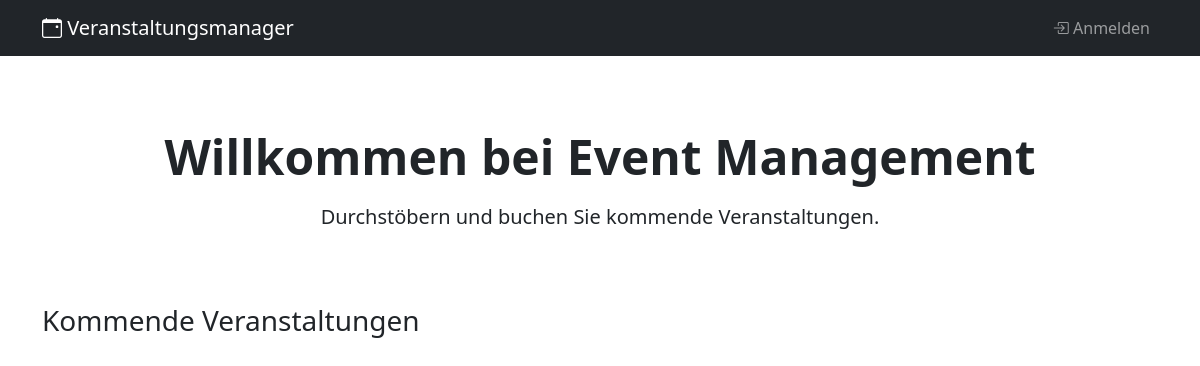
Before: / with the older database file.
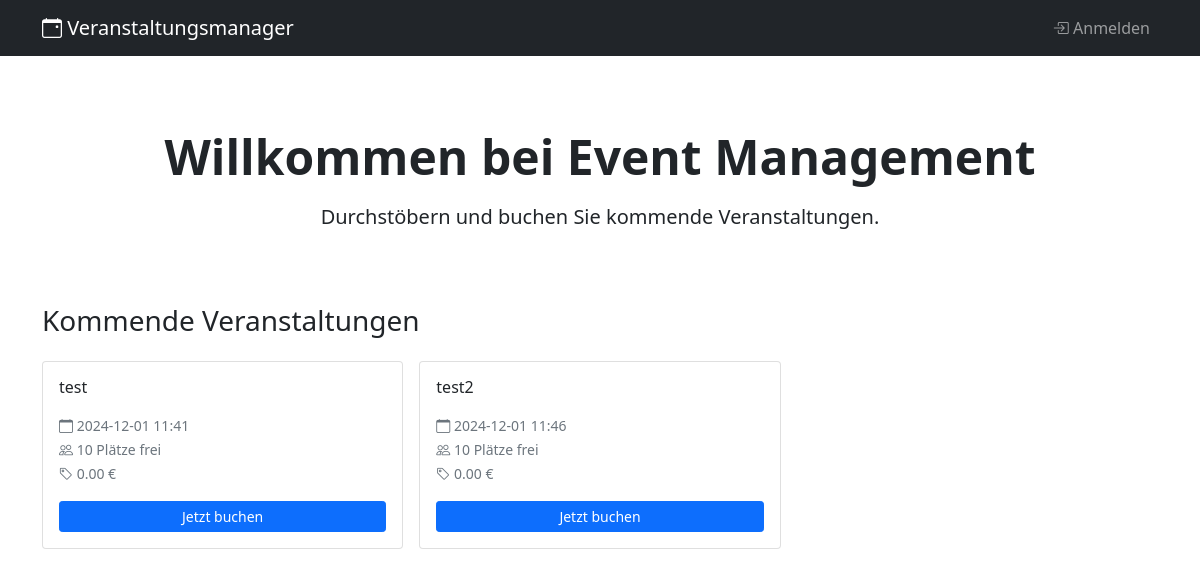
After: the same page with the newer database file.
### app/models/models.py (models this page shows)
class Event(db.Model):
    id = db.Column(db.Integer, primary_key=True)
    title = db.Column(db.String(100), nullable=False)
    description = db.Column(db.Text, nullable=True)
    date = db.Column(db.DateTime, nullable=False)
    capacity = db.Column(db.Integer, nullable=False)
    bookings = db.Column(db.Integer, default=0)
    room = db.Column(db.String(100), nullable=True)
    address = db.Column(db.String(200), nullable=True)
    is_visible = db.Column(db.Boolean, default=True, nullable=False)
    price = db.Column(db.Float, nullable=False, default=0.0)

### app/routes/main.py (the view)
@bp.route('/')
def index():
    if current_user.is_authenticated:
        events = Event.query.all()
    else:
        events = Event.query.filter_by(is_visible=True).all()
    return render_template('index.html', events=events)

### app/templates/index.html (shortened to what this page needs)
{% extends "base.html" %}
{% block content %}
{% if current_user.is_authenticated %}
<div class="row g-3 mb-4 align-items-center">
    <div class="col-12 col-sm-6">
        <h1 class="h2 mb-0">Veranstaltungsübersicht</h1>
    </div>
    <div class="col-12 col-sm-6 d-flex justify-content-start justify-content-sm-end">
        <a href="{{ url_for('main.create_event') }}" class="btn btn-primary">
            <i class="bi bi-plus-circle"></i> Neue Veranstaltung erstellen
        </a>
    </div>
</div>
<div class="nav nav-pills d-flex flex-nowrap overflow-auto mb-4" role="tablist">
    <button class="nav-link active me-2" id="admin-tab" data-bs-toggle="tab" data-bs-target="#admin-view" type="button" role="tab" aria-controls="admin-view" aria-selected="true">
        <i class="bi bi-gear"></i> Admin-Ansicht
    </button>
    <button class="nav-link" id="customer-tab" data-bs-toggle="tab" data-bs-target="#customer-view" type="button" role="tab" aria-controls="customer-view" aria-selected="false">
        <i class="bi bi-person"></i> Kunden-Ansicht
    </button>
</div>
<div class="tab-content" id="viewTabsContent">
    <div class="tab-pane fade show active" id="admin-view" role="tabpanel" aria-labelledby="admin-tab">
        <div class="row g-3 mb-4">
            <div class="col-12 col-sm-6 col-md-4">
                <div class="card h-100 bg-light">
                    <div class="card-body">
                        <h5 class="card-title h6">Gesamtanzahl Veranstaltungen</h5>
                        <p class="card-text h2 mb-0">{{ events|length }}</p>
                    </div>
                </div>
            </div>
            <div class="col-12 col-sm-6 col-md-4">
                <div class="card h-100 bg-light">
                    <div class="card-body">
                        <h5 class="card-title h6">Verfügbare Veranstaltungen</h5>
                        <p class="card-text h2 mb-0">
                            {% set available = namespace(count=0) %}
                            {% for event in events %}
                                {% if event.bookings < event.capacity %}
                                    {% set available.count = available.count + 1 %}
                                {% endif %}
                            {% endfor %}
                            {{ available.count }}
                        </p>
                    </div>
                </div>
            </div>
            <div class="col-12 col-sm-6 col-md-4">
                <div class="card h-100 bg-light">
                    <div class="card-body">
                        <h5 class="card-title h6">Ausgebucht</h5>
                        <p class="card-text h2 mb-0">
                            {% set booked = namespace(count=0) %}
                            {% for event in events %}
                                {% if event.bookings >= event.capacity %}
                                    {% set booked.count = booked.count + 1 %}
                                {% endif %}
                            {% endfor %}
                            {{ booked.count }}
                        </p>
                    </div>
                </div>
            </div>
        </div>
        <div class="card mb-4">
            <div class="card-header py-3">
                <h5 class="h6 mb-0">Veranstaltungsliste</h5>
            </div>
            <div class="table-responsive">
                <div class="table-wrapper">
                    <table class="table table-hover align-middle mb-0">
                        <thead>
                            <tr>
                                <th>Titel</th>
                                <th class="d-none d-md-table-cell">Datum</th>
                                <th class="d-none d-sm-table-cell">Kapazität</th>
                                <th class="d-none d-sm-table-cell">Buchungen</th>
                                <th>Status</th>
                                <th>Sichtbar</th>
                                <th class="d-none d-lg-table-cell">Ort</th>
                                <th>Aktionen</th>
                                {% if current_user.is_authenticated %}
                                <th></th>
                                {% endif %}
                            </tr>
                        </thead>
                        <tbody class="border-top-0">
                            {% for event in events %}
                            <tr>
                                <td>
                                    <div>{{ event.title }}</div>
                                    <div class="d-md-none"><small class="text-muted">{{ event.date.strftime('%Y-%m-%d %H:%M') }}</small></div>
                                </td>
                                <td class="d-none d-md-table-cell">{{ event.date.strftime('%Y-%m-%d %H:%M') }}</td>
                                <td class="d-none d-sm-table-cell">{{ event.capacity }}</td>
                                <td class="d-none d-sm-table-cell">{{ event.bookings }}</td>
                                <td>
                                    {% if event.bookings >= event.capacity %}
                                    <span class="badge bg-danger">Voll</span>
                                    {% else %}
                                    <span class="badge bg-success">Offen</span>
                                    {% endif %}
                                </td>
                                <td>
                                    {% if event.is_visible %}
                                    <form action="{{ url_for('main.toggle_visibility', event_id=event.id) }}" method="POST" class="d-inline">
                                        <button type="submit" class="btn btn-sm btn-success" title="Click to hide">
                                            <i class="bi bi-eye"></i>
                                        </button>
                                    </form>
                                    {% else %}
                                    <form action="{{ url_for('main.toggle_visibility', event_id=event.id) }}" method="POST" class="d-inline">
                                        <button type="submit" class="btn btn-sm btn-secondary" title="Click to show">
                                            <i class="bi bi-eye-slash"></i>
                                        </button>
                                    </form>
                                    {% endif %}
                                </td>
                                <td class="d-none d-lg-table-cell">
                                    {% if event.room or event.address %}
                                    <small class="text-muted">
                                        {% if event.room %}Raum: {{ event.room }}{% endif %}
                                        {% if event.address %}<br>{{ event.address }}{% endif %}
                                    </small>
                                    {% endif %}
                                </td>
                                <td>
                                    <div class="btn-group">
                                        <a href="{{ url_for('main.book_event', event_id=event.id) }}" class="btn btn-sm btn-primary">
                                            <i class="bi bi-eye d-sm-none"></i>
                                            <span class="d-none d-sm-inline">Ansehen</span>
                                        </a>
                                        <a href="{{ url_for('main.edit_event', event_id=event.id) }}" class="btn btn-sm btn-warning">
                                            <i class="bi bi-pencil d-sm-none"></i>
                                            <span class="d-none d-sm-inline">Bearbeiten</span>
                                        </a>
                                        <form action="{{ url_for('main.copy_event', event_id=event.id) }}" method="POST" class="d-inline">
                                            <button type="submit" class="btn btn-sm btn-info">
                                                <i class="bi bi-files d-sm-none"></i>
                                                <span class="d-none d-sm-inline">Kopieren</span>
                                            </button>
                                        </form>
                                        <a href="{{ url_for('main.view_registrations', event_id=event.id) }}" class="btn btn-sm btn-info">
                                            <i class="bi bi-people"></i>
                                        </a>
                                    </div>
                                </td>
                                {% if current_user.is_authenticated %}
                                <td class="text-end">
                                    <div class="btn-group">
                                        <a href="{{ url_for('main.edit_event', event_id=event.id) }}" class="btn btn-sm btn-outline-primary">
                                            <i class="bi bi-pencil"></i>
                                        </a>
                                        <form action="{{ url_for('main.toggle_visibility', event_id=event.id) }}" method="POST" style="display: inline;">
                                            <button type="submit" class="btn btn-sm btn-outline-secondary">
                                                {% if event.is_visible %}
                                                <i class="bi bi-eye"></i>
                                                {% else %}
                                                <i class="bi bi-eye-slash"></i>
                                                {% endif %}
                                            </button>
                                        </form>
                                        <form action="{{ url_for('main.delete_event', event_id=event.id) }}" method="POST" style="display: inline;">
                                            <button type="submit" class="btn btn-sm btn-outline-danger" onclick="return confirm('Are you sure you want to delete this event? This will also delete all associated bookings.')">
                                                <i class="bi bi-trash"></i>
                                            </button>
                                        </form>
                                    </div>
                                </td>
                                {% endif %}
                            </tr>
                            {% endfor %}
                        </tbody>
                    </table>
                </div>
            </div>
        </div>
    </div>
    <div class="tab-pane fade" id="customer-view" role="tabpanel" aria-labelledby="customer-tab">
        <h2 class="h3 mb-4">Kommende Veranstaltungen</h2>
        <div class="row g-3">
            {% for event in events if event.is_visible %}
            <div class="col-12 col-sm-6 col-lg-4">
                <div class="card h-100">
                    <div class="card-body">
                        <h5 class="card-title h6">{{ event.title }}</h5>
                        <p class="card-text small">{{ event.description }}</p>
                        {% if event.room or event.address %}
                        <p class="card-text mb-2">
                            <small class="text-muted">
                                {% if event.room %}<i class="bi bi-building"></i> {{ event.room }}<br>{% endif %}
                                {% if event.address %}<i class="bi bi-geo-alt"></i> {{ event.address }}{% endif %}
                            </small>
                        </p>
                        {% endif %}
                        <p class="card-text mb-3">
                            <small class="text-muted">
                                <i class="bi bi-calendar"></i> {{ event.date.strftime('%Y-%m-%d %H:%M') }}<br>
                                <i class="bi bi-people"></i> {{ event.capacity - event.bookings }} Plätze frei<br>
                                <i class="bi bi-tag"></i> {{ "%.2f"|format(event.price) }} €
                            </small>
                        </p>
                        {% if event.bookings < event.capacity %}
                        <a href="{{ url_for('main.book_event', event_id=event.id) }}" class="btn btn-primary btn-sm w-100">Jetzt buchen</a>
                        {% else %}
                        <button class="btn btn-secondary btn-sm w-100" disabled>Ausgebucht</button>
                        {% endif %}
                    </div>
                </div>
            </div>
            {% endfor %}
        </div>
    </div>
</div>
{% else %}
<div class="row mb-4">
    <div class="col-12">
        <div class="px-4 py-5 text-center">
            <h1 class="display-5 fw-bold mb-3">Willkommen bei Event Management</h1>
            <p class="lead mb-0">Durchstöbern und buchen Sie kommende Veranstaltungen.</p>
        </div>
    </div>
</div>
<h2 class="h3 mb-4">Kommende Veranstaltungen</h2>
<div class="row g-3">
    {% for event in events %}
    <div class="col-12 col-sm-6 col-lg-4">
        <div class="card h-100">
            <div class="card-body">
                <h5 class="card-title h6">{{ event.title }}</h5>
                <p class="card-text mb-3">
                    <small class="text-muted">
                        <i class="bi bi-calendar"></i> {{ event.date.strftime('%Y-%m-%d %H:%M') }}<br>
                        <i class="bi bi-people"></i> {{ event.capacity - event.bookings }} Plätze frei<br>
                        <i class="bi bi-tag"></i> {{ "%.2f"|format(event.price) }} €
                    </small>
                </p>
                {% if event.bookings < event.capacity %}
                <a href="{{ url_for('main.book_event', event_id=event.id) }}" class="btn btn-primary btn-sm w-100">Jetzt buchen</a>
                {% else %}
                <button class="btn btn-secondary btn-sm w-100" disabled>Ausgebucht</button>
                {% endif %}
            </div>
        </div>
    </div>
    {% endfor %}
</div>
{% endif %}
{% endblock %}

### app/templates/base.html (shortened to what this page needs)
<!DOCTYPE html>
<html lang="de">
<head>
    <link href="https://cdn.jsdelivr.net/npm/bootstrap@5.1.3/dist/css/bootstrap.min.css" rel="stylesheet">
    <link href="https://cdn.jsdelivr.net/npm/bootstrap-icons@1.7.2/font/bootstrap-icons.css" rel="stylesheet">
</head>
<body>
    <nav class="navbar navbar-expand navbar-dark bg-dark">
        <div class="container">
            <a class="navbar-brand" href="{{ url_for('main.index') }}">
                <i class="bi bi-calendar-event"></i> Veranstaltungsmanager
            </a>
            <ul class="navbar-nav ms-auto">
                {% if current_user.is_authenticated %}
                <li class="nav-item">
                    <a class="nav-link" href="{{ url_for('auth.logout') }}">
                        <i class="bi bi-box-arrow-right"></i> Abmelden
                    </a>
                </li>
                {% else %}
                <li class="nav-item">
                    <a class="nav-link" href="{{ url_for('auth.login') }}">
                        <i class="bi bi-box-arrow-in-right"></i> Anmelden
                    </a>
                </li>
                {% endif %}
            </ul>
        </div>
    </nav>
    <div class="container mt-4">
        {% block content %}{% endblock %}
    </div>
</body>
</html>

Changed rows visible on the page:
added Event: title "test", date "2024-12-01 11:41", event.capacity-event.bookings "10", price "0.00"
added Event: title "test2", date "2024-12-01 11:46", event.capacity-event.bookings "10", price "0.00"
